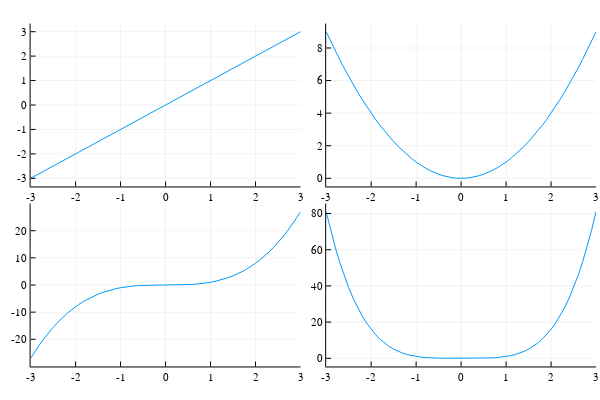

The notebook cell saved with this chart:
### Code cell
p1 = plot(x, x)
p2 = plot(x, x.^2)
p3 = plot(x, x.^3)
p4 = plot(x, x.^4)

plot(p1, p2, p3, p4, layout=(2,2), legend=false)

### Figure 1 — Plotly figure (JSON) as saved in the notebook; plotly's stock layout.template omitted (floating-point values rounded to 4 significant figures)
{"data": [{"colorbar": {"len": 0.4525, "title": {"text": ""}, "x": 0.5008, "y": 0.7639}, "legendgroup": "y1", "line": {"color": "rgba(0, 154, 250, 1.000)", "dash": "solid", "shape": "linear", "width": 1}, "mode": "lines", "name": "y1", "showlegend": true, "type": "scatter", "x": [-3, -2.9, -2.8, -2.7, -2.6, -2.5, -2.4, -2.3, -2.2, -2.1, -2, -1.9, -1.8, -1.7, -1.6, -1.5, -1.4, -1.3, -1.2, -1.1, -1, -0.9, -0.8, -0.7, -0.6, -0.5, -0.4, -0.3, -0.2, -0.1, 0, 0.1, 0.2, 0.3, 0.4, 0.5, 0.6, 0.7, 0.8, 0.9, 1, 1.1, 1.2, 1.3, 1.4, 1.5, 1.6, 1.7, 1.8, 1.9, 2, 2.1, 2.2, 2.3, 2.4, 2.5, 2.6, 2.7, 2.8, 2.9, 3], "xaxis": "x", "y": [-3, -2.9, -2.8, -2.7, -2.6, -2.5, -2.4, -2.3, -2.2, -2.1, -2, -1.9, -1.8, -1.7, -1.6, -1.5, -1.4, -1.3, -1.2, -1.1, -1, -0.9, -0.8, -0.7, -0.6, -0.5, -0.4, -0.3, -0.2, -0.1, 0, 0.1, 0.2, 0.3, 0.4, 0.5, 0.6, 0.7, 0.8, 0.9, 1, 1.1, 1.2, 1.3, 1.4, 1.5, 1.6, 1.7, 1.8, 1.9, 2, 2.1, 2.2, 2.3, 2.4, 2.5, 2.6, 2.7, 2.8, 2.9, 3], "yaxis": "y"}, {"colorbar": {"len": 0.4525, "title": {"text": ""}, "x": 0.9934, "y": 0.7639}, "legendgroup": "y1", "line": {"color": "rgba(0, 154, 250, 1.000)", "dash": "solid", "shape": "linear", "width": 1}, "mode": "lines", "name": "y1", "showlegend": true, "type": "scatter", "x": [-3, -2.9, -2.8, -2.7, -2.6, -2.5, -2.4, -2.3, -2.2, -2.1, -2, -1.9, -1.8, -1.7, -1.6, -1.5, -1.4, -1.3, -1.2, -1.1, -1, -0.9, -0.8, -0.7, -0.6, -0.5, -0.4, -0.3, -0.2, -0.1, 0, 0.1, 0.2, 0.3, 0.4, 0.5, 0.6, 0.7, 0.8, 0.9, 1, 1.1, 1.2, 1.3, 1.4, 1.5, 1.6, 1.7, 1.8, 1.9, 2, 2.1, 2.2, 2.3, 2.4, 2.5, 2.6, 2.7, 2.8, 2.9, 3], "xaxis": "x2", "y": [9, 8.41, 7.84, 7.29, 6.76, 6.25, 5.76, 5.29, 4.84, 4.41, 4, 3.61, 3.24, 2.89, 2.56, 2.25, 1.96, 1.69, 1.44, 1.21, 1, 0.81, 0.64, 0.49, 0.36, 0.25, 0.16, 0.09, 0.04, 0.01, 0, 0.01, 0.04, 0.09, 0.16, 0.25, 0.36, 0.49, 0.64, 0.81, 1, 1.21, 1.44, 1.69, 1.96, 2.25, 2.56, 2.89, 3.24, 3.61, 4, 4.41, 4.84, 5.29, 5.76, 6.25, 6.76, 7.29, 7.84, 8.41, 9], "yaxis": "y2"}, {"colorbar": {"len": 0.4525, "title": {"text": ""}, "x": 0.5008, "y": 0.2639}, "legendgroup": "y1", "line": {"color": "rgba(0, 154, 250, 1.000)", "dash": "solid", "shape": "linear", "width": 1}, "mode": "lines", "name": "y1", "showlegend": true, "type": "scatter", "x": [-3, -2.9, -2.8, -2.7, -2.6, -2.5, -2.4, -2.3, -2.2, -2.1, -2, -1.9, -1.8, -1.7, -1.6, -1.5, -1.4, -1.3, -1.2, -1.1, -1, -0.9, -0.8, -0.7, -0.6, -0.5, -0.4, -0.3, -0.2, -0.1, 0, 0.1, 0.2, 0.3, 0.4, 0.5, 0.6, 0.7, 0.8, 0.9, 1, 1.1, 1.2, 1.3, 1.4, 1.5, 1.6, 1.7, 1.8, 1.9, 2, 2.1, 2.2, 2.3, 2.4, 2.5, 2.6, 2.7, 2.8, 2.9, 3], "xaxis": "x3", "y": [-27, -24.39, -21.95, -19.68, -17.58, -15.62, -13.82, -12.17, -10.65, -9.261, -8, -6.859, -5.832, -4.913, -4.096, -3.375, -2.744, -2.197, -1.728, -1.331, -1, -0.729, -0.512, -0.343, -0.216, -0.125, -0.064, -0.027, -0.008, -0.001, 0, 0.001, 0.008, 0.027, 0.064, 0.125, 0.216, 0.343, 0.512, 0.729, 1, 1.331, 1.728, 2.197, 2.744, 3.375, 4.096, 4.913, 5.832, 6.859, 8, 9.261, 10.65, 12.17, 13.82, 15.62, 17.58, 19.68, 21.95, 24.39, 27], "yaxis": "y3"}, {"colorbar": {"len": 0.4525, "title": {"text": ""}, "x": 0.9934, "y": 0.2639}, "legendgroup": "y1", "line": {"color": "rgba(0, 154, 250, 1.000)", "dash": "solid", "shape": "linear", "width": 1}, "mode": "lines", "name": "y1", "showlegend": true, "type": "scatter", "x": [-3, -2.9, -2.8, -2.7, -2.6, -2.5, -2.4, -2.3, -2.2, -2.1, -2, -1.9, -1.8, -1.7, -1.6, -1.5, -1.4, -1.3, -1.2, -1.1, -1, -0.9, -0.8, -0.7, -0.6, -0.5, -0.4, -0.3, -0.2, -0.1, 0, 0.1, 0.2, 0.3, 0.4, 0.5, 0.6, 0.7, 0.8, 0.9, 1, 1.1, 1.2, 1.3, 1.4, 1.5, 1.6, 1.7, 1.8, 1.9, 2, 2.1, 2.2, 2.3, 2.4, 2.5, 2.6, 2.7, 2.8, 2.9, 3], "xaxis": "x4", "y": [81, 70.73, 61.47, 53.14, 45.7, 39.06, 33.18, 27.98, 23.43, 19.45, 16, 13.03, 10.5, 8.352, 6.554, 5.062, 3.842, 2.856, 2.074, 1.464, 1, 0.6561, 0.4096, 0.2401, 0.1296, 0.0625, 0.0256, 0.0081, 0.0016, 0.0001, 0, 0.0001, 0.0016, 0.0081, 0.0256, 0.0625, 0.1296, 0.2401, 0.4096, 0.6561, 1, 1.464, 2.074, 2.856, 3.842, 5.062, 6.554, 8.352, 10.5, 13.03, 16, 19.45, 23.43, 27.98, 33.18, 39.06, 45.7, 53.14, 61.47, 70.73, 81], "yaxis": "y4"}], "layout": {"annotations": [], "dragmode": "pan", "height": 400, "margin": {"b": 20, "l": 0, "r": 0, "t": 20}, "paper_bgcolor": "rgba(255, 255, 255, 1.000)", "plot_bgcolor": "rgba(255, 255, 255, 1.000)", "showlegend": false, "width": 600, "xaxis": {"anchor": "y", "autorange": true, "domain": [0.05101, 0.5008], "gridcolor": "rgba(0, 0, 0, 0.1)", "gridwidth": 0.5, "linecolor": "rgba(0, 0, 0, 1)", "mirror": false, "range": [-3, 3], "showgrid": true, "showline": true, "showticklabels": true, "tickangle": 0, "tickcolor": "rgb(0, 0, 0)", "tickfont": {"color": "rgba(0, 0, 0, 1)", "family": "sans-serif", "size": 11}, "tickmode": "array", "ticks": "inside", "ticktext": ["-3", "-2", "-1", "0", "1", "2", "3"], "tickvals": [-3, -2, -1, 0, 1, 2, 3], "title": {"font": {"color": "rgba(0, 0, 0, 1)", "family": "sans-serif", "size": 15}, "text": ""}, "type": "linear", "visible": true, "zeroline": false, "zerolinecolor": "rgba(0, 0, 0, 1)"}, "xaxis2": {"anchor": "y2", "autorange": true, "domain": [0.5436, 0.9934], "gridcolor": "rgba(0, 0, 0, 0.1)", "gridwidth": 0.5, "linecolor": "rgba(0, 0, 0, 1)", "mirror": false, "range": [-3, 3], "showgrid": true, "showline": true, "showticklabels": true, "tickangle": 0, "tickcolor": "rgb(0, 0, 0)", "tickfont": {"color": "rgba(0, 0, 0, 1)", "family": "sans-serif", "size": 11}, "tickmode": "array", "ticks": "inside", "ticktext": ["-3", "-2", "-1", "0", "1", "2", "3"], "tickvals": [-3, -2, -1, 0, 1, 2, 3], "title": {"font": {"color": "rgba(0, 0, 0, 1)", "family": "sans-serif", "size": 15}, "text": ""}, "type": "linear", "visible": true, "zeroline": false, "zerolinecolor": "rgba(0, 0, 0, 1)"}, "xaxis3": {"anchor": "y3", "autorange": true, "domain": [0.05101, 0.5008], "gridcolor": "rgba(0, 0, 0, 0.1)", "gridwidth": 0.5, "linecolor": "rgba(0, 0, 0, 1)", "mirror": false, "range": [-3, 3], "showgrid": true, "showline": true, "showticklabels": true, "tickangle": 0, "tickcolor": "rgb(0, 0, 0)", "tickfont": {"color": "rgba(0, 0, 0, 1)", "family": "sans-serif", "size": 11}, "tickmode": "array", "ticks": "inside", "ticktext": ["-3", "-2", "-1", "0", "1", "2", "3"], "tickvals": [-3, -2, -1, 0, 1, 2, 3], "title": {"font": {"color": "rgba(0, 0, 0, 1)", "family": "sans-serif", "size": 15}, "text": ""}, "type": "linear", "visible": true, "zeroline": false, "zerolinecolor": "rgba(0, 0, 0, 1)"}, "xaxis4": {"anchor": "y4", "autorange": true, "domain": [0.5436, 0.9934], "gridcolor": "rgba(0, 0, 0, 0.1)", "gridwidth": 0.5, "linecolor": "rgba(0, 0, 0, 1)", "mirror": false, "range": [-3, 3], "showgrid": true, "showline": true, "showticklabels": true, "tickangle": 0, "tickcolor": "rgb(0, 0, 0)", "tickfont": {"color": "rgba(0, 0, 0, 1)", "family": "sans-serif", "size": 11}, "tickmode": "array", "ticks": "inside", "ticktext": ["-3", "-2", "-1", "0", "1", "2", "3"], "tickvals": [-3, -2, -1, 0, 1, 2, 3], "title": {"font": {"color": "rgba(0, 0, 0, 1)", "family": "sans-serif", "size": 15}, "text": ""}, "type": "linear", "visible": true, "zeroline": false, "zerolinecolor": "rgba(0, 0, 0, 1)"}, "yaxis": {"anchor": "x", "autorange": true, "domain": [0.5376, 0.9902], "gridcolor": "rgba(0, 0, 0, 0.1)", "gridwidth": 0.5, "linecolor": "rgba(0, 0, 0, 1)", "mirror": false, "range": [-3.333, 3.333], "showgrid": true, "showline": true, "showticklabels": true, "tickangle": 0, "tickcolor": "rgb(0, 0, 0)", "tickfont": {"color": "rgba(0, 0, 0, 1)", "family": "sans-serif", "size": 11}, "tickmode": "array", "ticks": "inside", "ticktext": ["-3", "-2", "-1", "0", "1", "2", "3"], "tickvals": [-3, -2, -1, 0, 1, 2, 3], "title": {"font": {"color": "rgba(0, 0, 0, 1)", "family": "sans-serif", "size": 15}, "text": ""}, "type": "linear", "visible": true, "zeroline": false, "zerolinecolor": "rgba(0, 0, 0, 1)"}, "yaxis2": {"anchor": "x2", "autorange": true, "domain": [0.5376, 0.9902], "gridcolor": "rgba(0, 0, 0, 0.1)", "gridwidth": 0.5, "linecolor": "rgba(0, 0, 0, 1)", "mirror": false, "range": [-0.5, 9.5], "showgrid": true, "showline": true, "showticklabels": true, "tickangle": 0, "tickcolor": "rgb(0, 0, 0)", "tickfont": {"color": "rgba(0, 0, 0, 1)", "family": "sans-serif", "size": 11}, "tickmode": "array", "ticks": "inside", "ticktext": ["0", "2", "4", "6", "8"], "tickvals": [0, 2, 4, 6, 8], "title": {"font": {"color": "rgba(0, 0, 0, 1)", "family": "sans-serif", "size": 15}, "text": ""}, "type": "linear", "visible": true, "zeroline": false, "zerolinecolor": "rgba(0, 0, 0, 1)"}, "yaxis3": {"anchor": "x3", "autorange": true, "domain": [0.03762, 0.4902], "gridcolor": "rgba(0, 0, 0, 0.1)", "gridwidth": 0.5, "linecolor": "rgba(0, 0, 0, 1)", "mirror": false, "range": [-30, 30], "showgrid": true, "showline": true, "showticklabels": true, "tickangle": 0, "tickcolor": "rgb(0, 0, 0)", "tickfont": {"color": "rgba(0, 0, 0, 1)", "family": "sans-serif", "size": 11}, "tickmode": "array", "ticks": "inside", "ticktext": ["-20", "-10", "0", "10", "20"], "tickvals": [-20, -10, 0, 10, 20], "title": {"font": {"color": "rgba(0, 0, 0, 1)", "family": "sans-serif", "size": 15}, "text": ""}, "type": "linear", "visible": true, "zeroline": false, "zerolinecolor": "rgba(0, 0, 0, 1)"}, "yaxis4": {"anchor": "x4", "autorange": true, "domain": [0.03762, 0.4902], "gridcolor": "rgba(0, 0, 0, 0.1)", "gridwidth": 0.5, "linecolor": "rgba(0, 0, 0, 1)", "mirror": false, "range": [-4.5, 85.5], "showgrid": true, "showline": true, "showticklabels": true, "tickangle": 0, "tickcolor": "rgb(0, 0, 0)", "tickfont": {"color": "rgba(0, 0, 0, 1)", "family": "sans-serif", "size": 11}, "tickmode": "array", "ticks": "inside", "ticktext": ["0", "20", "40", "60", "80"], "tickvals": [0, 20, 40, 60, 80], "title": {"font": {"color": "rgba(0, 0, 0, 1)", "family": "sans-serif", "size": 15}, "text": ""}, "type": "linear", "visible": true, "zeroline": false, "zerolinecolor": "rgba(0, 0, 0, 1)"}}}
